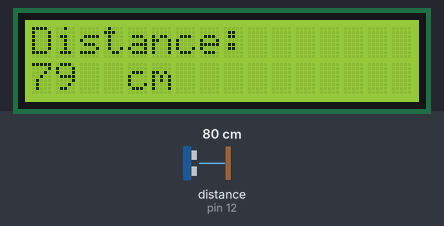
A sketch run on a simulated Arduino Uno, built with avr-gcc and run on an emulated ATmega328P. Shown: 16×2 character LCD. Wiring (inferred from the names in the program): ultrasonic range finder: trigger pin 13; echo pin 12. Inputs (shaded band) come from the test bench; at power-on: distance to the obstacle (sensor on pin 12) 80 cm. The echo pulse lasts 58.3 µs per cm; what the sketch prints to the serial monitor is not drawn.

Above: at 1.2 s.
1.3 s: distance to the obstacle (sensor on pin 12) set to 97 cm
At 2.5 s:
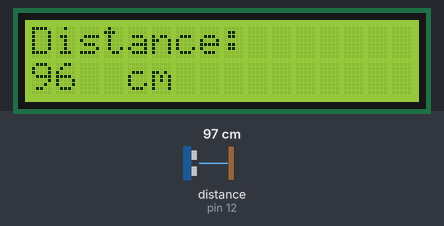
2.8 s: distance to the obstacle (sensor on pin 12) set to 104 cm
At 3.7 s:
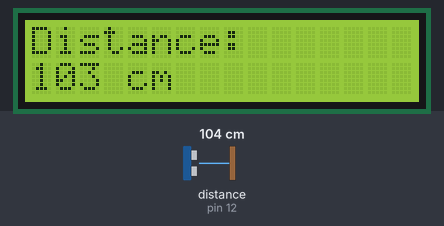
4.3 s: distance to the obstacle (sensor on pin 12) set to 2 cm
At 4.8 s:
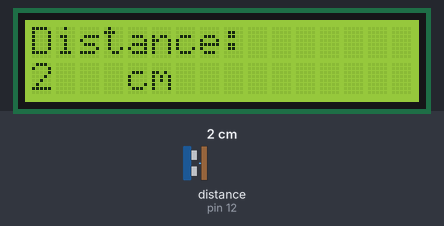
5.8 s: distance to the obstacle (sensor on pin 12) set to 9 cm
At 7.0 s:
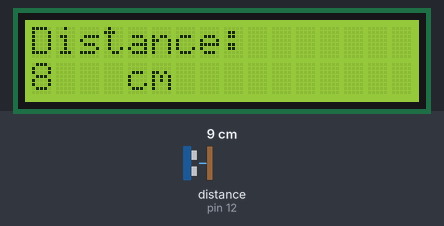
7.3 s: distance to the obstacle (sensor on pin 12) set to 12 cm
At 8.8 s:
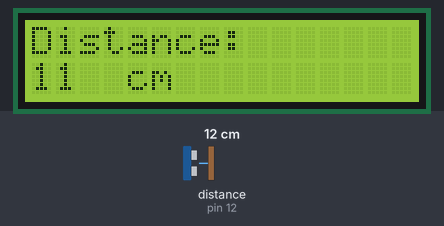
Timing chart, 0 to 9.8 s (numbered marks = the images above; inputs shaded):
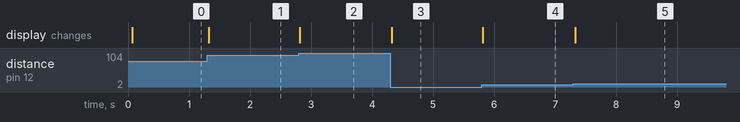

Measured:
- after the input at 1.3 s, the display: changes at once (image 1)
- after the input at 2.8 s, the display: changes at once (image 2)
- after the input at 4.3 s, the display: changes at once (image 3)
- after the input at 5.8 s, the display: changes at once (image 4)
- after the input at 7.3 s, the display: changes at once (image 5)

The sketch:

002_DistanceFinder.ino
```cpp
#include <LiquidCrystal.h>
#include <Time.h>
#include <TimeLib.h>

// select the pins used on the LCD panel
LiquidCrystal s_lcd(8, 9, 4, 5, 6, 7);
static const int s_iPinTrigger = 13;
static const int s_iPinEcho = 12;

void setup() {
  Serial.begin(9600);
  s_lcd.begin(16, 2);
  s_lcd.clear();
  s_lcd.setCursor(0, 0);
  s_lcd.print("Distance:");

  // Set the input / output pins.
  pinMode(s_iPinTrigger, OUTPUT);
  pinMode(s_iPinEcho, INPUT);

  // Start in the OFF state.
  digitalWrite(s_iPinTrigger, LOW);
}

/* Converts duration (µs) to distance (cm) */
int durationToDistance(int duration)
{
  // The speed of sound is:
  // 343 m/s.
  // 34300 cm/s
  // 0.0343 cm/µs
  float distance = static_cast<float>(duration) * 0.0343 / 2.0;
  return static_cast<int>(distance);
}

void loop() {
  // Ensure that we start on LOW.
  digitalWrite(s_iPinTrigger, LOW);
  delayMicroseconds(10);

  // Send a HIGH pulse.
  digitalWrite(s_iPinTrigger, HIGH);
  delayMicroseconds(10);
  digitalWrite(s_iPinTrigger, LOW);
  delayMicroseconds(2);

  // Wait for the HIGH pulse to be received.
  int duration = pulseIn(s_iPinEcho, HIGH, 1000000);
  int distance = durationToDistance(duration);
  if ((distance >= 2) && (distance <= 400))
  {
    s_lcd.setCursor(0, 1);
    s_lcd.print(distance);
    if (distance < 10)
      s_lcd.print("   ");
    else if (distance < 100)
      s_lcd.print("  ");
    else
      s_lcd.print(" ");
    s_lcd.print("cm");

    Serial.print("Distance: ");
    Serial.print(distance);
    Serial.print("cm");
    Serial.println();
  }
}
```
